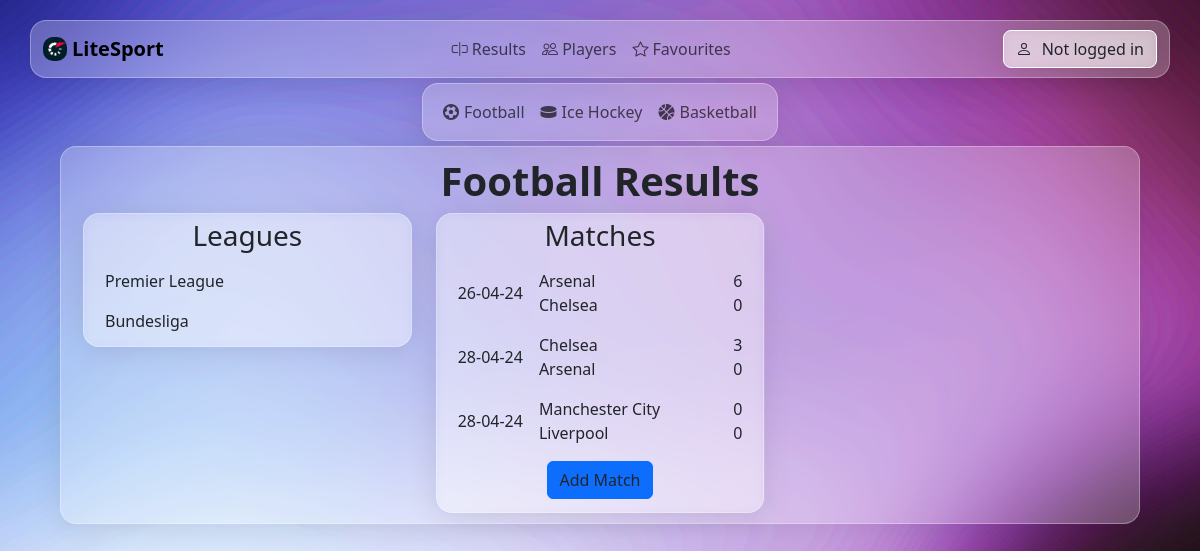
The app's page /football/results/1, older data.
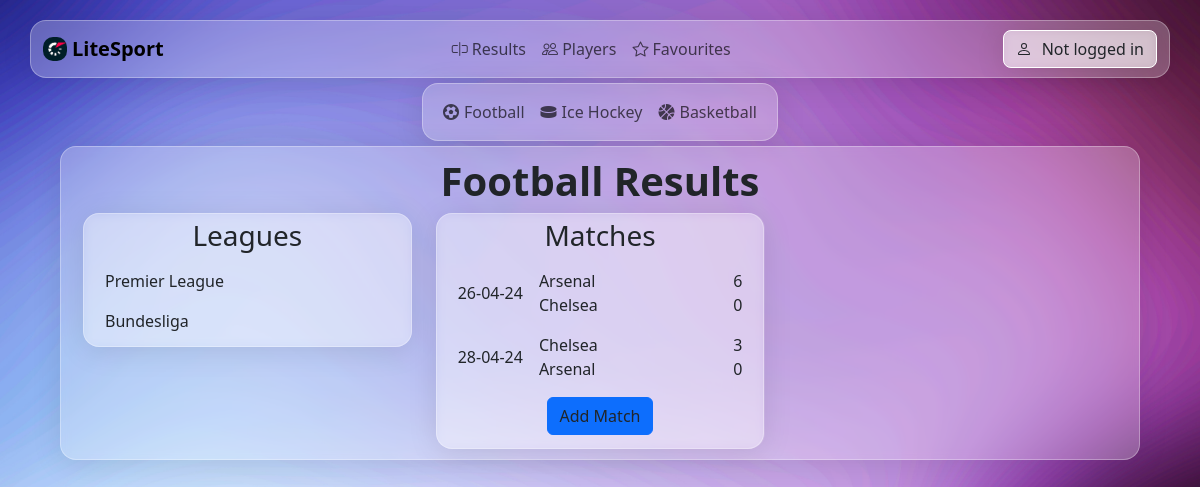
The same page, newer data.
### base/models.py (models this page shows, shortened)
class League(models.Model):
    name = models.CharField(max_length=50, blank=False, null=False)
    description = models.CharField(max_length=100, blank=True, null=True)
    id_category = models.ForeignKey('Category', on_delete=models.CASCADE)

class Match(models.Model):
    score_1 = models.IntegerField(default=0)
    score_2 = models.IntegerField(default=0)
    start_time = models.DateTimeField(null=True)
    end_time = models.DateTimeField(null=True)
    viewers = models.IntegerField(default=0)
    stadium = models.CharField(max_length=30,default="")
    id_category = models.ForeignKey('Category', on_delete=models.CASCADE)
    id_league = models.ForeignKey('League', on_delete=models.CASCADE)
    user = models.ForeignKey(User, on_delete=models.CASCADE)
    id_team_1 = models.ForeignKey('Team', on_delete=models.CASCADE, related_name='team_1')
    id_team_2 = models.ForeignKey('Team', on_delete=models.CASCADE, related_name='team_2')

class Team(models.Model):
    name = models.CharField(max_length=30,default="",null=False)
    id_category = models.ForeignKey('Category', on_delete=models.CASCADE)
    id_league = models.ForeignKey('League', on_delete=models.CASCADE)

### base/views.py (the view)
# urls.py: path('', views.home, name="home"),
def home(request, league_id=None, match_id=None):
    match = None
    match_history = None
    league = None
    category = Category.objects.get(name='Football')
    leagues = League.objects.filter(id_category=category)
    favourites = []
    if request.user.is_authenticated:
        favourites = Favourite.objects.filter(user=request.user).values_list('id_match_id', flat=True)
    if league_id:
        league = League.objects.get(id=league_id)
        if match_id:
            match = Match.objects.get(id=match_id)
            match_history = EditHistory.objects.filter(id_match=match_id)
        else:
            match = None
        matches = Match.objects.filter(id_league=league)
    else:
        matches = None
    context = {
        'leagues': leagues,
        'matches': matches,
        'selected_match': match,
        'selected_league': league,
        'selected_category': category,
        'match_history': match_history,
        'favourites': favourites,
        'title': 'Football Results',
        'type_view': 'results',
    }
    return render(request, 'base/home.html', context)

### base/templates/base/home.html (shortened to what this page needs)
{% extends 'main.html' %}
{% block content %}
<div class="container-lg glass-effect main-container">
    <h1 ><strong class="page-title">{{title}}</strong></h1>
    <div class="container text-start">
        <div class="row align-items-start">
            <div class="col">
                <div class="league-div glass-effect">
                    <h3 class="page-title">Leagues</h3>
                    <ul class="list-group">
                        {% for league in leagues %}
                            {% if league.id_category.name == "Football" %}
                                <li class="list-group-item d-flex justify-content-between align-items-center">
                                    <a href="{% url 'football_league' league.id %}">
                                        {{ league.name }}
                                    </a>
                                </li>
                            {% elif league.id_category.name == "Basketball" %}
                                <li class="list-group-item d-flex justify-content-between align-items-center">
                                    <a href="{% url 'basketball_league' league.id %}">
                                        {{ league.name }}
                                    </a>
                                </li>
                            {% elif league.id_category.name == "Ice Hockey" %}
                                <li class="list-group-item d-flex justify-content-between align-items-center">
                                    <a href="{% url 'hockey_league' league.id %}">
                                        {{ league.name }}
                                    </a>
                                </li>
                            {% endif %}
                        {% endfor %}
                    </ul>
                </div>
            </div>
            <div class="col">
                <div class="league-div glass-effect">
                    <h3 class="page-title">Matches</h3>
                    <ul class="list-group">
                        {% for match in matches %}
                        <li class="list-group-item d-flex justify-content-between align-items-start">
                            <div class="d-flex">
                                <div class="match-date me-3 align-self-center">{{ match.start_time|date:"d-m-y" }}</div>
                                <div>
                                    {% if match.id_category.name == "Football" %}
                                        <a href="{% url 'football_match' match.id_league.id match.id %}" class="match-teams">
                                            <div>{{ match.id_team_1.name }}</div>
                                            <div>{{ match.id_team_2.name }}</div>
                                        </a>
                                    {% elif match.id_category.name == "Basketball" %}
                                        <a href="{% url 'basketball_match' match.id_league.id match.id %}" class="match-teams">
                                            <div>{{ match.id_team_1.name }}</div>
                                            <div>{{ match.id_team_2.name }}</div>
                                        </a>
                                    {% elif match.id_category.name == "Ice Hockey" %}
                                        <a href="{% url 'hockey_match' match.id_league.id match.id %}" class="match-teams">
                                            <div>{{ match.id_team_1.name }}</div>
                                            <div>{{ match.id_team_2.name }}</div>
                                        </a>
                                    {% endif %}
                                </div>
                            </div>
                            <div class="match-result text-end">
                                <div>{{ match.score_1 }}</div>
                                <div>{{ match.score_2 }}</div>
                            </div>
                        </li>
                    {% empty %}
                        <li class="list-group-item">Please select a league to view matches.</li>
                    {% endfor %}
                    {% if selected_league %}
                        <li class="list-group-item d-flex justify-content-center align-items-center">
                            <a href="{% url 'create_match' selected_category.id selected_league.id %}" class="btn btn-primary">Add Match</a>
                        </li>
                    {% endif %}
                    </ul>
                </div>
            </div>
        </div>
    </div>
</div>
{% endblock %}

### templates/main.html (shortened to what this page needs)
<!DOCTYPE html>
<html lang="en">
<head>
    <link href="https://cdn.jsdelivr.net/npm/bootstrap@5.3.0-alpha1/dist/css/bootstrap.min.css" rel="stylesheet">
    <link rel="stylesheet" href="https://cdn.jsdelivr.net/npm/bootstrap-icons@1.7.2/font/bootstrap-icons.css">
    <link rel="stylesheet" href="https://cdnjs.cloudflare.com/ajax/libs/font-awesome/6.5.2/css/all.min.css" />
    {% load static %}
    <link rel="stylesheet" href="{% static '/css/style.css' %}">
</head>
<body style="background-image: url('{% static 'background_light.jpg' %}');">
    {% include 'navbar.html' %}
    {% include 'category_navbar.html' %}
    {% block content %}
    {% endblock %}
</body>
</html>

### templates/navbar.html (shortened to what this page needs)
{% load static %}
<div class="navbar-container">
  <nav class="navbar navbar-expand-sm container-lg glass-effect">
    <div class="container-lg">
      <a class="navbar-brand d-flex align-items-center" href="/">
        <img class="navbar-logo" src="{% static 'litesport_logo.png' %}" alt="Logo" width="24" height="24" class="d-inline-block align-text-top" />
        <strong class="ml-2">LiteSport</strong>
      </a>
      <div class="collapse navbar-collapse" id="navbarNavDropdown">
        <div class="collapse navbar-collapse justify-content-center" id="navbarNavDropdown">
          <ul class="navbar-nav">
            <li class="nav-item">
              <a class="nav-link" aria-current="page" href="/">
                <i class="bi bi-input-cursor"></i> Results
              </a>
            </li>
            <li class="nav-item">
              <a class="nav-link" href="/football/players">
                <i class="bi bi-people"></i> Players
              </a>
            </li>
            <li class="nav-item">
              <a class="nav-link" href="#">
                <i class="bi bi-star"></i> Favourites
              </a>
            </li>
          </ul>
        </div>
        <div class="dropdown ms-auto">
          <button class="btn user-button" type="button" id="dropdownMenuButton" data-bs-toggle="dropdown" aria-haspopup="true" aria-expanded="false">
            <div class="page-title">
              {% if user.is_authenticated %}
              {{ user.first_name }} {{ user.last_name }}
              {% else %}
              Not logged in
              {% endif %}
            </div>
          </button>
        </div>
      </div>
    </div>
  </nav>
</div>

### templates/category_navbar.html
{% if type_view == "players" or type_view == "results" %}
<div class="category-navbar-cointainer">
  <nav class="navbar navbar-expand-sm category-navbar glass-effect">
    <div class="container-sm">
      <ul class="navbar-nav mx-auto">
        <li class="nav-item">
          {% if type_view == "results" %}
          <a class="nav-link" href="/football/results">
            <i class="fa-solid fa-futbol category-icon"></i>Football
          </a>
          {% elif type_view == "players" %}
          <a class="nav-link" href="/football/players">
            <i class="fa-solid fa-futbol category-icon"></i>Football
          </a>
          {% endif %}
        </li>
        <li class="nav-item">
          {% if type_view == "results" %}
          <a class="nav-link" href="/hockey/results">
            <i class="fa-solid fa-hockey-puck category-icon"></i>Ice Hockey
          </a>
          {% elif type_view == "players" %}
          <a class="nav-link" href="/hockey/players">
            <i class="fa-solid fa-hockey-puck category-icon"></i>Ice Hockey
          </a>
          {% endif %}
        </li>
        <li class="nav-item">
          {% if type_view == "results" %}
          <a class="nav-link" href="/basketball/results">
            <i class="fa-solid fa-basketball category-icon"></i>Basketball
          </a>
          {% elif type_view == "players" %}
          <a class="nav-link" href="/basketball/players">
            <i class="fa-solid fa-basketball category-icon"></i>Basketball
          </a>
          {% endif %}
        </li>
      </ul>
    </div>
  </nav>
</div>
{% endif %}

### static/css/style.css (style rules this page uses)
html, body { height: 100%; }
body { background-size: cover; background-repeat: no-repeat; background-position: center center; background-attachment: fixed; }
.navbar-container { display: flex; justify-content: center; padding-top: 20px; padding-bottom: 5px; }
.category-navbar-cointainer { display: flex; justify-content: center; }
.glass-effect { background: rgba(255, 255, 255, 0.25); border-radius: 16px; box-shadow: 0 4px 30px rgba(0, 0, 0, 0.1); backdrop-filter: blur(5px); -webkit-backdrop-filter: blur(5px); border: 1px solid rgba(255, 255, 255, 0.3); }
.navbar-logo { border-radius: 10px; margin-right: 5px; }
.user-button { background: rgba(255, 255, 255, 0.5); border-radius: 8px; box-shadow: 0 4px 30px rgba(0, 0, 0, 0.1); backdrop-filter: blur(5px); -webkit-backdrop-filter: blur(5px); border: 1px solid rgba(255, 255, 255, 1); }
.container-lg.main-container { width: 90%; justify-content: center; padding: 10px; margin-top: 5px; }
.category-icon { margin-right: 5px; }
.page-title { display: flex; align-items: center; justify-content: center; }
.league-div { padding: 5px; }
.list-group-item a { text-decoration: none; color: inherit; }
.list-group-item { background: none; border: none; transition: all 0.3s ease; }
.match-date { flex: 1; }
.match-teams { flex: 2; display: flex; flex-direction: column; text-align: start; }
.match-result { flex: 1; display: flex; flex-direction: column; text-align: right; }
.nav-item { border-radius: 10px; }

Row changes from the older to the newer data that the page shows:
removed Match: start_time "28-04-24", id_team_1.name "Manchester City", id_team_2.name "Liverpool", score_1 "0", score_2 "0"
